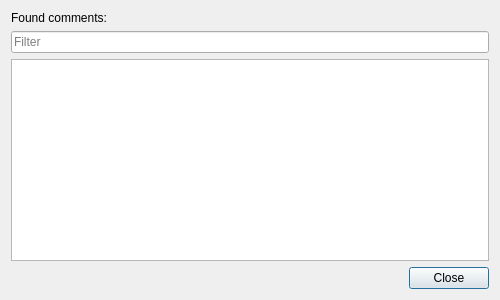
<?xml version="1.0" encoding="UTF-8"?>
<ui version="4.0">
 <author>Victorien Molle</author>
 <class>CommentsViewerPlugin::DialogCommentsViewer</class>
 <widget class="QDialog" name="CommentsViewerPlugin::DialogCommentsViewer">
  <property name="geometry">
   <rect>
    <x>0</x>
    <y>0</y>
    <width>500</width>
    <height>300</height>
   </rect>
  </property>
  <property name="windowTitle">
   <string>Comments</string>
  </property>
  <layout class="QVBoxLayout" name="verticalLayout">
   <item>
    <widget class="QLabel" name="label">
     <property name="text">
      <string>Found comments:</string>
     </property>
    </widget>
   </item>
   <item>
    <widget class="QLineEdit" name="txtSearch">
     <property name="placeholderText">
      <string>Filter</string>
     </property>
     <property name="clearButtonEnabled">
      <bool>true</bool>
     </property>
    </widget>
   </item>
   <item>
    <widget class="QListView" name="listView">
     <property name="font">
      <font>
       <family>Monospace</family>
      </font>
     </property>
     <property name="editTriggers">
      <set>QAbstractItemView::NoEditTriggers</set>
     </property>
     <property name="showDropIndicator" stdset="0">
      <bool>false</bool>
     </property>
     <property name="alternatingRowColors">
      <bool>true</bool>
     </property>
    </widget>
   </item>
   <item>
    <widget class="QDialogButtonBox" name="buttonBox">
     <property name="standardButtons">
      <set>QDialogButtonBox::Close</set>
     </property>
    </widget>
   </item>
  </layout>
 </widget>
 <resources/>
 <connections>
  <connection>
   <sender>buttonBox</sender>
   <signal>accepted()</signal>
   <receiver>CommentsViewerPlugin::DialogCommentsViewer</receiver>
   <slot>accept()</slot>
   <hints>
    <hint type="sourcelabel">
     <x>195</x>
     <y>296</y>
    </hint>
    <hint type="destinationlabel">
     <x>524</x>
     <y>256</y>
    </hint>
   </hints>
  </connection>
  <connection>
   <sender>buttonBox</sender>
   <signal>rejected()</signal>
   <receiver>CommentsViewerPlugin::DialogCommentsViewer</receiver>
   <slot>reject()</slot>
   <hints>
    <hint type="sourcelabel">
     <x>121</x>
     <y>297</y>
    </hint>
    <hint type="destinationlabel">
     <x>521</x>
     <y>311</y>
    </hint>
   </hints>
  </connection>
 </connections>
</ui>
